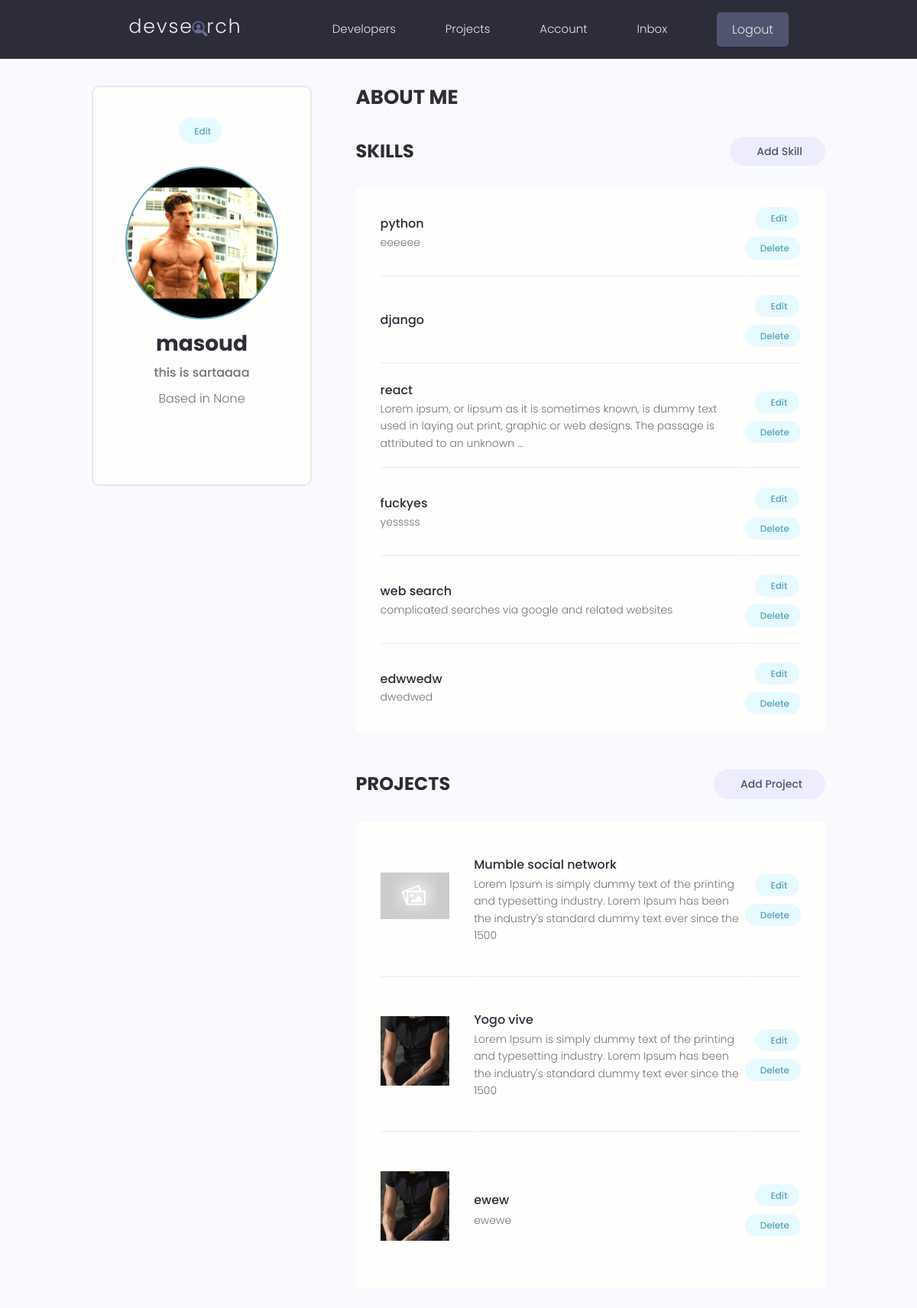
/account/ (signed in), run on the app's committed database.
### users/models.py (models this page shows, shortened)
class Profile(models.Model):
    user = models.OneToOneField(User, on_delete=models.CASCADE, null=True, blank=True)
    name = models.CharField(max_length=200, blank=True, null=True)
    username= models.CharField(max_length=200, blank=True, null=True)
    location = models.CharField(max_length=200, blank=True, null=True)
    email = models.EmailField(max_length=400 , null=True, blank=True)
    short_intro=models.CharField(max_length=400 , null=True, blank=True)
    bio=models.TextField(null=True,blank=True)
    profile_image=models.ImageField(null=True,blank=True,upload_to='profiles/', default='profiles/user-default.png')
    social_github = models.CharField(max_length=200, blank=True, null=True)
    social_twitter = models.CharField(max_length=200, blank=True, null=True)
    linkedin = models.CharField(max_length=200, blank=True, null=True)
    youtube = models.CharField(max_length=200, blank=True, null=True)
    created=models.DateTimeField(auto_now_add=True)
    id = models.UUIDField(default=uuid.uuid4, unique=True,primary_key=True,editable=False)

class Skill(models.Model):
    owner=models.ForeignKey(Profile,on_delete=models.CASCADE,null=True,blank=True)
    name=models.CharField(max_length=200,blank=True,null=True)
    description=models.TextField(null=True,blank=True)
    created=models.DateTimeField(auto_now_add=True)
    id = models.UUIDField(default=uuid.uuid4, unique=True,primary_key=True,editable=False)

### projects/models.py (models this page shows, shortened)
class Project(models.Model):
    owner= models.ForeignKey(Profile, null=True, blank=True, on_delete=models.SET_NULL)
    title = models.CharField(max_length=200)
    description = models.TextField(max_length=500, null=True, blank=True)
    demo_link = models.CharField(max_length=2000,null=True, blank=True)
    featured_image = models.ImageField(null=True, blank=True, default='default.jpg')
    source_link = models.CharField(max_length=2000,null=True, blank=True)
    tags = models.ManyToManyField('Tag', blank= True , null= True,)
    vote_total = models.IntegerField(default=0, null=True,blank=True)
    vote_ratio = models.IntegerField(default=0, null=True, blank=True)
    created=models.DateTimeField(auto_now_add=True)
    id = models.UUIDField(default=uuid.uuid4,unique=True,primary_key=True , editable=False)
    class Meta:
        ordering=['-vote_ratio','-vote_total','title']

### users/views.py (the view)
# urls.py: path('account/',views.userAccount,name='account'),
@login_required(login_url="login")
def userAccount(request):
    user=request.user
    profile=Profile.objects.get(user=user)
    skills=profile.skill_set.all()
    projects=profile.project_set.all()
    context={
        'profile':profile,
        'skills':skills,
        'projects':projects,
    }
    return render(request,'users/account.html', context)

### users/templates/users/account.html (shortened to what this page needs)
{% extends 'main.html' %}
{% block content %}
  <main class="settingsPage profile my-md">
    <div class="container">
      <div class="layout">
        <div class="column column--1of3">
          <div class="card text-center">
            <div class="card__body dev">
              <a class="tag tag--pill tag--main settings__btn" href="{% url 'edit-account' %}"> Edit</a>
              <img class="avatar avatar--xl dev__avatar" src="{{ profile.profile_image.url }}" />
              <h2 class="dev__name">{{ profile.name }}</h2>
              <p class="dev__title">{{ profile.short_intro }}</p>
              <p class="dev__location">Based in {{ profile.location }}</p>
            </div>
          </div>
        </div>
        <div class="column column--2of3">
          <div class="devInfo">
            <h3 class="devInfo__title">About Me</h3>
          </div>
          <div class="settings">
            <h3 class="settings__title">Skills</h3>
            <a class="tag tag--pill tag--sub settings__btn tag--lg" href="{% url 'create-skill' %}"> Add Skill</a>
          </div>
          <table class="settings__table">
            {% for skill in skills %}
            <tr>
              <td class="settings__tableInfo">
                <h4>{{ skill.name }}</h4>
                <p>{{ skill.description }}</p>
              </td>
              <td class="settings__tableActions">
                <a class="tag tag--pill tag--main settings__btn" href="{% url 'update-skill' skill.id %}"> Edit</a>
                <a class="tag tag--pill tag--main settings__btn" href="{% url 'delete-skill' skill.id %}">
                  Delete</a>
              </td>
            </tr>
            {% endfor %}
          </table>
          <div class="settings">
            <h3 class="settings__title">Projects</h3>
            <a class="tag tag--pill tag--sub settings__btn tag--lg" href="{% url 'create-project' %}"> Add Project</a>
          </div>
          <table class="settings__table">
            {% for project in projects %}
            <tr>
              <td class="settings__thumbnail">
                <a href="{% url 'project' project.id %}"><img src="{{ project.featured_image.url }}" alt="Project Thumbnail" /></a>
              </td>
              <td class="settings__tableInfo">
                <a href="{% url 'project' project.id %}">{{ project.title }}</a>
                <p>{{ project.description|slice:150 }}</p>
              </td>
              <td class="settings__tableActions">
                <a class="tag tag--pill tag--main settings__btn" href="{% url 'update-project' project.id %}"> Edit</a>
                <a class="tag tag--pill tag--main settings__btn" href="{% url 'delete-project' project.id %}">
                  Delete</a>
              </td>
            </tr>
            {% endfor %}
          </table>
        </div>
      </div>
    </div>
  </main>
{% endblock %}

### static/styles/app.css (style rules this page uses)
:root { --color-sub: #2d2d39; }
.card { border: 2px solid var(--color-light); }
img { width: 100%; }
.profile .card > .dev { padding: 4rem; }
.dev__avatar { display: block; margin: auto; }
.dev__name { color: var(--color-sub); font-size: 2.8rem; font-weight: 700; margin-top: 1rem; margin-bottom: 0.5rem; }
.dev__title { font-size: 1.6rem; font-weight: 500; line-height: 1.3; }
.dev__location { margin-top: 1rem; }
.devInfo { margin-bottom: 3rem; }
.devInfo__title, .devInfo__subtitle { font-size: 2.6rem; color: var(--color-sub); text-transform: uppercase; font-weight: 700; margin-bottom: 1.5rem; }
.settingsPage .dev > .settings__btn { display: inline-block; margin-bottom: 3rem; }
.settings { display: flex; justify-content: space-between; align-items: center; }
.settings__title { font-size: 2.4rem; text-transform: uppercase; font-weight: 700; color: var(--color-sub); }
.settings__table { margin-top: 3rem; margin-bottom: 5rem; padding: 0 3rem; background: var(--color-white); }
.settings__table tr { width: 100%; }
.settings__table tr > td { padding: 2rem 0; }
.settings__table tr:not(:last-child) td { border-bottom: 2px solid var(--color-white-light); }
.settings__thumbnail { width: 23%; min-width: 10rem; }
.settings__thumbnail img { padding-right: 3rem; height: 15rem; object-fit: contain; }
.settings__tableInfo { width: 100%; }
.settings__tableInfo h4, .settings__tableInfo a { padding-right: 1rem; width: auto; font-size: 1.6rem; font-weight: 500; color: var(--color-sub); }
.settings__tableInfo p { font-size: 1.4rem; }
.settings__tableActions { text-align: right; }

### static/uikit/styles/modules/_variables.css (style rules this page uses)
:root { --color-main: #5aa5b9; --color-main-light: #e6faff; --color-sub: #3f4156; --color-sub-light: #51546e; --color-sub-lighter: #ededfd; --color-text: #737373; --color-gray: #8b8b8b; --color-light: #e5e7eb; --color-light-gray: #767676; --color-bg: #f8fafd; --color-white: #fffefd; --color-white-light: #f3f3f3; --color-success: #359e64; --color-success-bg: #def8e8; --color-error: #fc4b0b; --color-error-bg: #fff2ee; --font-base: 'Poppins', arial, helvetica, 'Segoe UI', roboto, ubuntu, sans-serif; --font-monospace: 'Fira Code', 'Courier New', courier, monospace; --font-regular: 300; --font-medium: 500; --font-bold: 700; --generic-shadow: 1px 1px 5px #00000010; --generic-transition: all 0.3s ease-in-out; }

### static/uikit/styles/modules/_base.css (style rules this page uses)
* { margin: 0; padding: 0; box-sizing: border-box; text-rendering: optimizeLegibility; color: inherit; font-size: inherit; }
html { font-size: 50%; }
@media only screen and (min-width: 480px) { html { font-size: 56.25%; } }
@media only screen and (min-width: 1200px) { html { font-size: 62.5%; } }
body { line-height: 1.6; font-weight: 400; font-size: 1.5rem; color: var(--color-text); background-color: var(--color-bg); min-height: 100vh; }

### static/uikit/styles/modules/_typography.css (style rules this page uses)
* { font-family: var(--font-base); }
h2 { font-size: 3.6rem; font-weight: var(--font-bold); }
h3 { font-size: 3.2rem; font-weight: var(--font-medium); }
h4 { font-size: 2.8rem; font-weight: var(--font-medium); }
p, span, strong { font-size: 1.6rem; color: var(--color-text); font-weight: var(--font-regular); }
a { padding-bottom: 2px; text-decoration: none; display: inline-block; color: var(--color-main); font-weight: var(--font-medium); }

### static/uikit/styles/modules/_utilities.css (style rules this page uses)
.container { width: 92%; max-width: 165rem; margin: 0 auto; box-sizing: border-box; }
@media screen and (min-width: 1000px) { .container { width: 90%; } }
@media screen and (min-width: 1200px) { .container { width: 80%; } }
.text-center { text-align: center; }
.my-md { margin: 3rem auto; }

### static/uikit/styles/modules/_avatar.css (style rules this page uses)
.avatar { border-radius: 50%; border: 2px solid var(--color-main); object-fit: cover; }
.avatar--xl { height: 20rem; width: 20rem; }

### static/uikit/styles/modules/_card.css (style rules this page uses)
.card { border-radius: 1rem; background-color: var(--color-white); border: 1.5px solid var(--color-light); width: auto; height: auto; margin-top: 0.5rem; margin-bottom: 0.5rem; overflow: hidden; }
.card__body, .card__header { padding: 2rem 2.5rem; }

### static/uikit/styles/modules/_layout.css (style rules this page uses)
.layout { display: flex; flex-flow: row wrap; justify-content: space-between; }
.layout > .column { margin-bottom: 3rem; }
.layout > .column.column--1of3 { flex-basis: 30%; }
.layout > .column.column--2of3 { flex-basis: 64%; }

### data on the page
Profile: profile_image (picture), name "masoud", short_intro "this is sartaaaa", location "None"
Skill: name "python", description "eeeeee"
Skill: name "django"
Skill: name "react", description "Lorem ipsum, or lipsum as it is sometimes known, is dummy text used in laying out print, graphic or web designs. The passage is attributed to an unknown ..."
Skill: name "fuckyes", description "yesssss"
Skill: name "web search", description "complicated searches via google and related websites"
Skill: name "edwwedw", description "dwedwed"
Project: featured_image (placeholder picture), title "Mumble social network", description "Lorem Ipsum is simply dummy text of the printing and typesetting industry. Lorem Ipsum has been the industry's standard dummy text ever since the 1500"
Project: featured_image (picture), title "Yogo vive", description "Lorem Ipsum is simply dummy text of the printing and typesetting industry. Lorem Ipsum has been the industry's standard dummy text ever since the 1500"
Project: featured_image (picture), title "ewew", description "ewewe"
